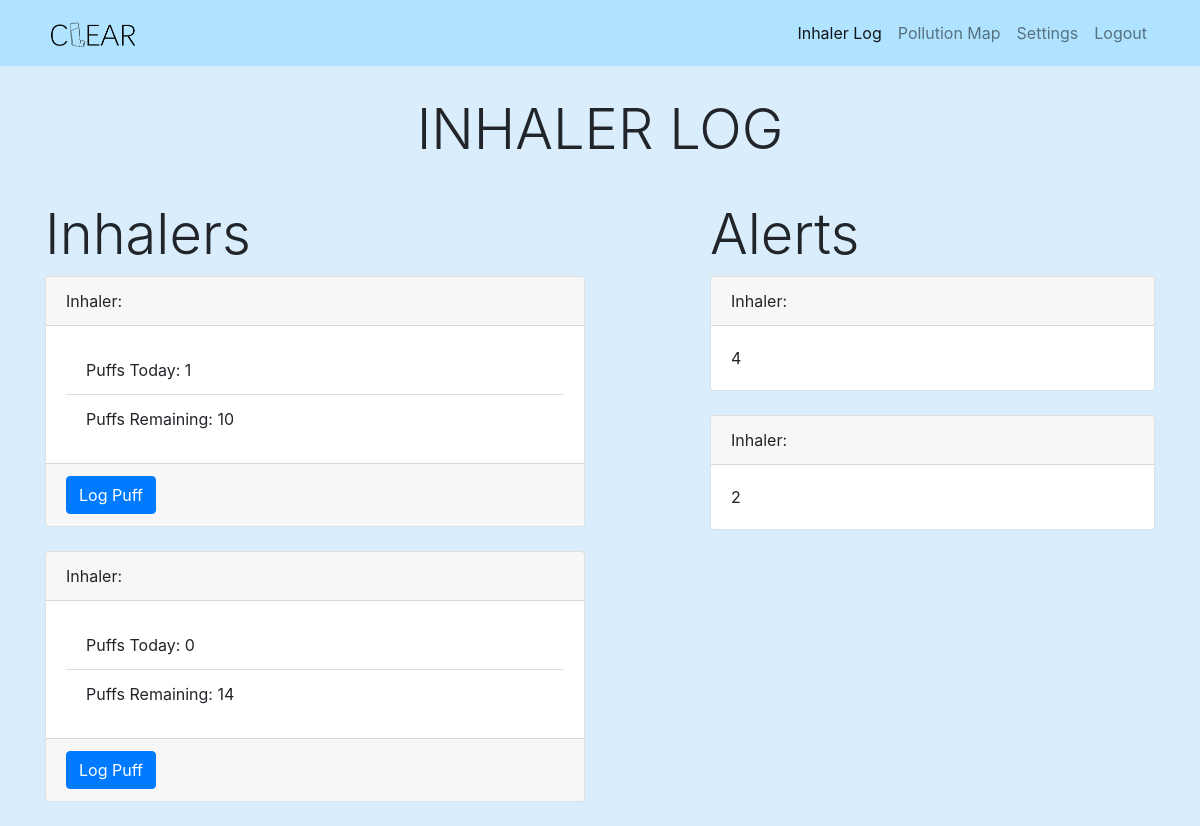
The page /clear/inhalers/ on the database as committed earlier.
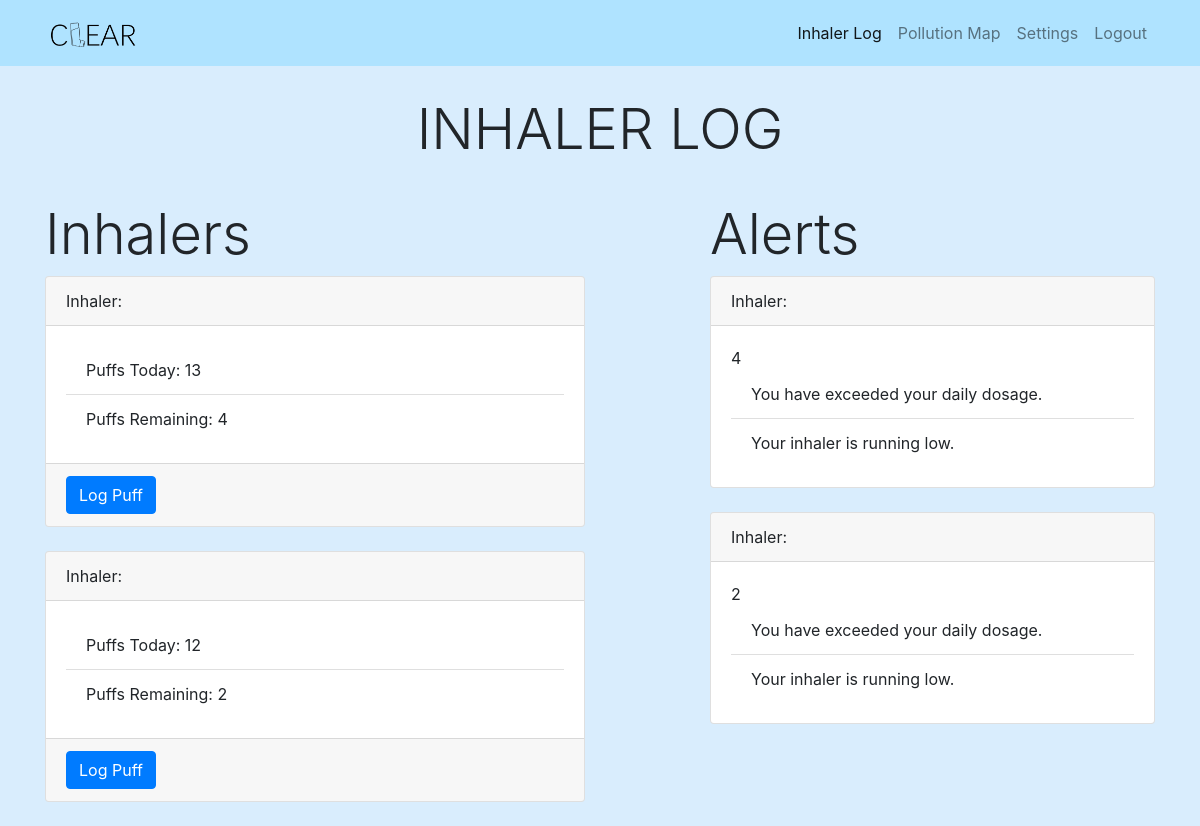
The same page on the database as committed later.
### Clear/models.py (models this page shows, shortened)
class UserInhaler(models.Model):
    user_id = models.ForeignKey(settings.AUTH_USER_MODEL, on_delete=models.CASCADE, related_name='inhalers_user', null=False)
    inhaler_id = models.ForeignKey('Inhaler', on_delete=models.PROTECT, related_name='users_inhaler', null=False)
    puffs_today = models.IntegerField(default=0)
    puffs_remaining = models.IntegerField(null=False)
    dose = models.IntegerField(help_text='Dose in micrograms')
    puffs = models.IntegerField(help_text='Number of puffs per usage')
    frequency = models.IntegerField(help_text='Number of uses per day')
    class Meta:
        verbose_name = 'User Inhaler'
        verbose_name_plural = 'Users Inhalers'
        ordering = ['id']

### Clear/views.py (the view)
# urls.py: path('inhalers/', views.UserInhalerView.as_view(), name='inhalers'),
class UserInhalerView(ListView):
    model = UserInhaler
    template_name = 'clear/main/inhaler.html'

### Clear/templates/clear/main/inhaler.html (shortened to what this page needs)
{% extends "clear/main/base.html" %}
{% block nav_item_inhaler %}active{% endblock nav_item_inhaler %}
{% block content %}
        <div class="container">
            <div class="row justify-content-center">
                <h1 class="page-title display-4" >INHALER LOG</h1>
            </div>
          <div class="row">
            <div class="col-xs-12 col-sm-6">
              <h2 class="display-4" >Inhalers</h2>
            {% for UserInhaler in object_list %}
                <div class="card mb-4">
                    <div class="card-header">
                        Inhaler: {{Inhaler.UserInhaler.name}}
                    </div>
                    <div class="card-body">
                        <ul class="list-group list-group-flush">
                        <li class="list-group-item">Puffs Today: {{UserInhaler.puffs_today}}</li>
                        <li class="list-group-item">Puffs Remaining: {{UserInhaler.puffs_remaining}}</li>
                        </ul>
                    </div>
                <div class="card-footer">
                    <form enctype="multipart/form-data" method="post" action="/clear/inhaler/log_puff/{{UserInhaler.id}}">
                    <button type="submit" class="btn btn-primary">Log Puff</button>
                        </form>
                </div>
                </div>
            {% endfor %}
            </div>
            <div class="col-xs-12 col-sm-5 offset-md-1">
              <h2 class="display-4" >Alerts</h2>
                {% for UserInhaler in object_list %}
                    <div class="card mb-4">
                        <div class="card-header">
                            Inhaler: {{Inhaler.UserInhaler.name}}
                        </div>
                        <div class="card-body">
                            <ul class="list-group list-group-flush">
                                {% widthratio UserInhaler.puffs 1 UserInhaler.frequency %}
                                {%  if UserInhaler.puffs_today > 5 %}
                                    <li class="list-group-item">You have exceeded your daily dosage.</li>
                                {% endif %}
                                {%  if UserInhaler.puffs_remaining < 5 %}
                                    <li class="list-group-item">Your inhaler is running low.</li>
                                {% endif %}
                            </ul>
                        </div>
                    </div>
                {% endfor %}
            </div>
          </div>
        </div>
{% endblock content %}

### Clear/templates/clear/main/base.html (shortened to what this page needs)
{% load static %}
<!DOCTYPE html>
<html lang="en">
<head>
    <link rel="stylesheet" href="https://cdn.jsdelivr.net/npm/bootstrap@4.0.0/dist/css/bootstrap.min.css">
    <nav class="navbar navbar-expand-md navbar-light menu-background">
        <div class="container">
            <a class="navbar-brand" href="{% url 'inhalers' %}">
                <img src="{% static 'clearT.png' %}" alt="LOGO" width="100" height="40"/>
            </a>
              <div class="collapse navbar-collapse " id="navbarNav">
                <ul class="navbar-nav ml-auto">
                  <li class="nav-item">
                    <a class="nav-link display-6 {% block nav_item_inhaler %}{% endblock nav_item_inhaler %}" href="{% url 'inhalers' %}">Inhaler Log <span class="sr-only">(current)</span></a>
                  </li>
                  <li class="nav-item">
                    <a class="nav-link display-6 {% block nav_item_pollution %}{% endblock nav_item_pollution %}" href="{% url 'pollution' %}">Pollution Map</a>
                  </li>
                  <li class="nav-item">
                    <a class="nav-link display-6 {% block nav_item_settings %}{% endblock nav_item_settings %}" href="{% url 'settings' %}">Settings</a>
                  </li>
                    <li class="nav-item">
                    <a class="nav-link display-6" href="{% url 'logout' %}">Logout</a>
                  </li>
                </ul>
              </div>
        </div>
    </nav>
</head>
<body>
    <div class="custom-background">
        {% block content %}
        {% endblock %}
    </div>
</body>
</html>

### Clear/templates/clear/main/base.html (style rules this page uses)
.menu-background { background-color: #afe3ff; }
.custom-background { background-color: #D9EDFD; }
.page-title { padding: 30px; }

Rows that differ between the two databases and show on the page:
changed UserInhaler (number 1 of 2 on the later page): puffs_today "1" → "13"; puffs_remaining "10" → "4"; now shows "You have exceeded your daily dosage."; now shows "Your inhaler is running low."
changed UserInhaler (number 2 of 2 on the later page): puffs_today "0" → "12"; puffs_remaining "14" → "2"; now shows "You have exceeded your daily dosage."; now shows "Your inhaler is running low."
